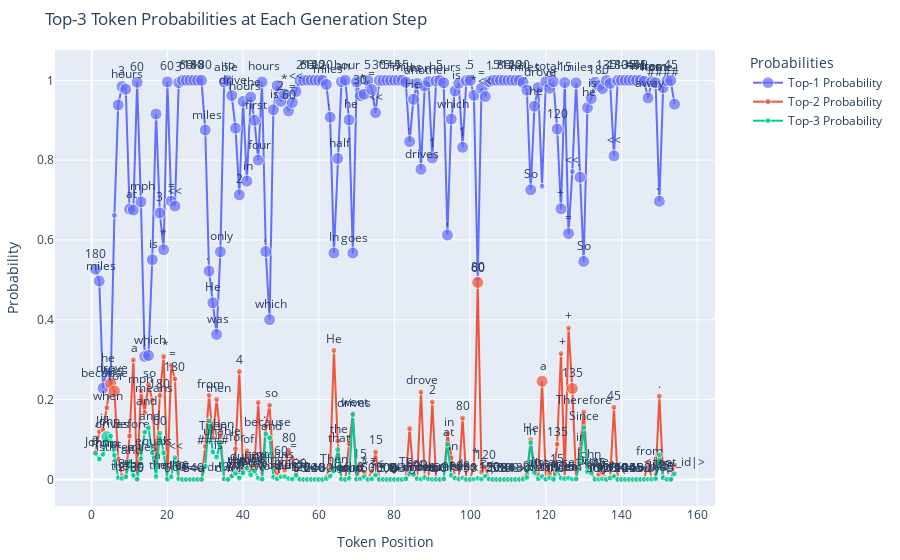

The notebook cell this image was saved under:
### Code cell
set_seed(12345)

ans_data = generate_answer(
    question_to_prompt(test_qnas[sample_i]), 
    top_k=3,
)
visualize_topk_plotly(
    ans_data, 
    save_html=True,
)

### Figure 1 — Plotly figure (JSON) as saved in the notebook; plotly's stock layout.template omitted (floating-point values rounded to 4 significant figures; data arrays with more than 128 entries replaced by an {"elided": "..."} marker saying what was removed)
{"data": [{"marker": {"size": {"elided": "154 int values"}}, "mode": "lines+markers+text", "name": "Top-1 Probability", "text": {"elided": "154 str values"}, "textposition": "top center", "type": "scatter", "x": {"elided": "154 int values"}, "y": {"elided": "154 float values"}}, {"marker": {"size": {"elided": "154 int values"}}, "mode": "lines+markers+text", "name": "Top-2 Probability", "text": {"elided": "154 str values"}, "textposition": "top center", "type": "scatter", "x": {"elided": "154 int values"}, "y": {"elided": "154 float values"}}, {"marker": {"size": {"elided": "154 int values"}}, "mode": "lines+markers+text", "name": "Top-3 Probability", "text": {"elided": "154 str values"}, "textposition": "top center", "type": "scatter", "x": {"elided": "154 int values"}, "y": {"elided": "154 float values"}}], "layout": {"autosize": true, "legend": {"orientation": "v", "title": {"text": "Probabilities"}, "x": 1.05, "y": 1}, "margin": {"b": 50, "l": 50, "r": 50, "t": 50}, "title": {"text": "Top-3 Token Probabilities at Each Generation Step"}, "xaxis": {"title": {"text": "Token Position"}}, "yaxis": {"title": {"text": "Probability"}}}}
